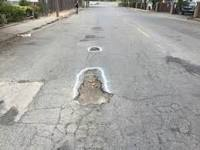
#> input picture images/pothole.jpeg, 200 x 150 px
$ jupyter execute potholedetector.ipynb
#> lines starting #> are read from the running program, lines starting #| are printed output that depends on the picture; after the words box and inside, x2 and y2 are one past the last pixel; in counts of white or black regions, pixels touching at a corner belong together
[cell 1]
import cv2
import numpy as np

#Put path in ' ' , Img must be in same dir
pothole = cv2.imread('./images/pothole.jpeg')
#> pothole is the input picture: shape (150, 200, 3); mean B, G, R 159.6, 163, 163.4
pothole1 = cv2.imread('./images/pothole1.jpg')
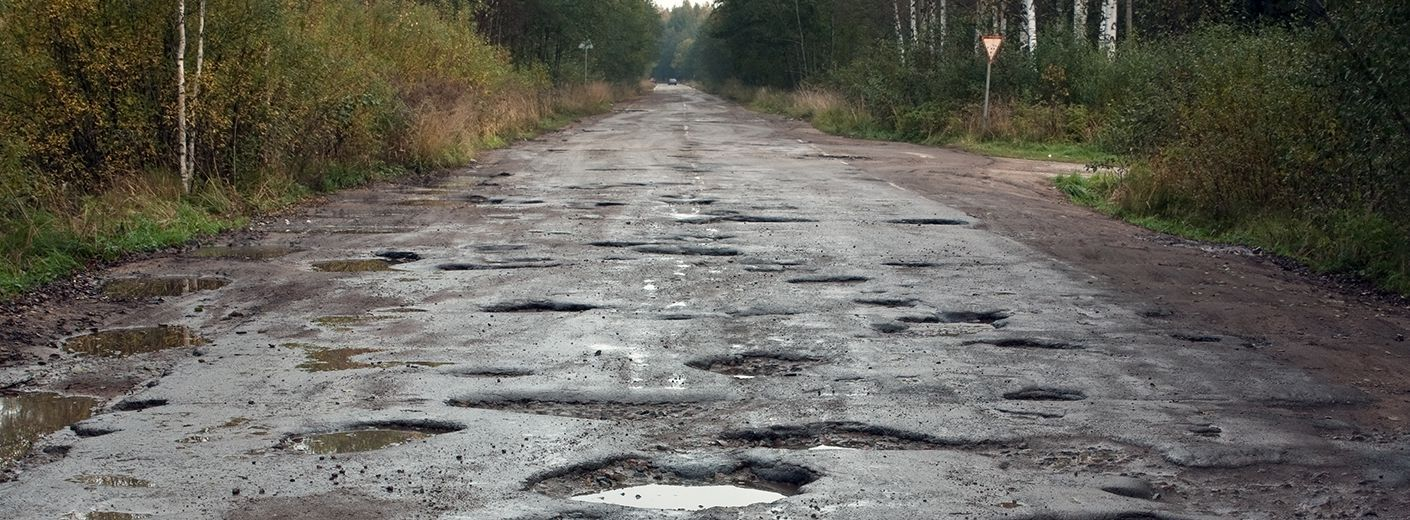
#> input picture images/pothole1.jpg, 1410 x 520 px
#> pothole1 is the input picture: shape (520, 1410, 3); mean B, G, R 91.8, 99.5, 101.4
pothole1 = cv2.pyrDown(pothole1)
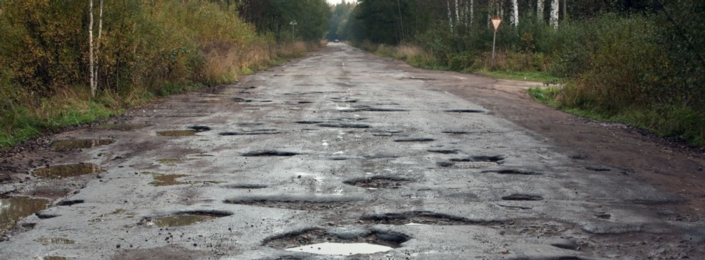
#> pothole1: shape (260, 705, 3); mean B, G, R 91.8, 99.5, 101.4

#Fast method of gray scale ==>img = cv2.imread('./images/input.jpg',0)
pothole = cv2.cvtColor(pothole,cv2.COLOR_BGR2GRAY)
#> pothole: shape (150, 200)
pothole1 = cv2.cvtColor(pothole1,cv2.COLOR_BGR2GRAY)
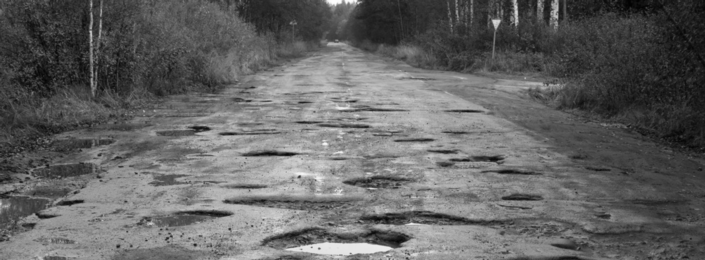
#> pothole1: shape (260, 705); min 2, max 253, mean 99.2

kernel = np.ones((5,5), np.uint8)

# Now we erode


#Only denoising is useless must be used with bilateral Filter
#best combi = bilateral then noise
closing = cv2.morphologyEx(pothole1, cv2.MORPH_CLOSE, kernel)
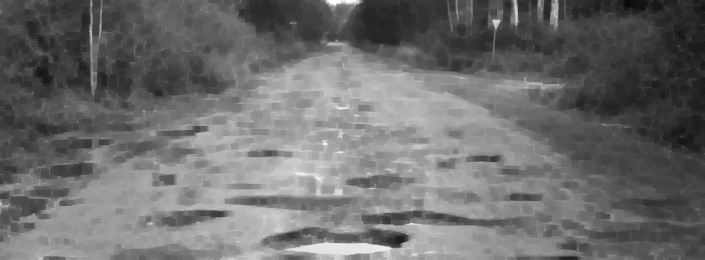
#> closing: shape (260, 705); min 9, max 253, mean 109.1
cv2.imshow('Closing', closing)
cv2.waitKey(0)
bilateral = cv2.bilateralFilter(closing, 9, 75, 75)

cv2.imshow("Bila",bilateral)
cv2.waitKey()

img = cv2.fastNlMeansDenoising(bilateral,None,4,7,21)
canny = cv2.Canny(img, 50, 120)
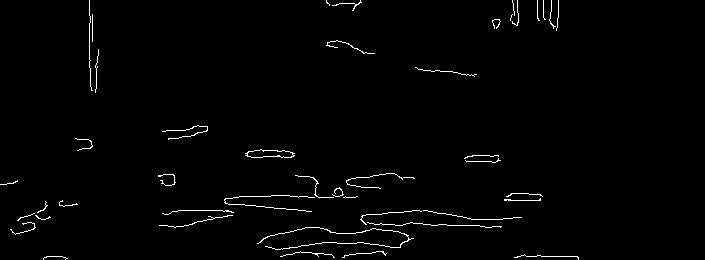
#> canny: shape (260, 705); 1.4% white in thin lines or dots, all inside (x1, y1, x2, y2) = (0, 0, 579, 260)
# if diff bet threshols are less ==> more line try 20 50
cv2.imshow("Canny",canny)
cv2.waitKey()


#imshow ==> (title of img , py img)
#time to close automatically in milli sec ... waitKey(10000)
#waitKey() K CAPS , Must be used for all img show

'''
cv2.imshow("Pothole Img",pothole)
cv2.waitKey()
'''
cv2.imshow("Pothole Img1",pothole1)
cv2.waitKey()


#Always Remember
cv2.destroyAllWindows()
